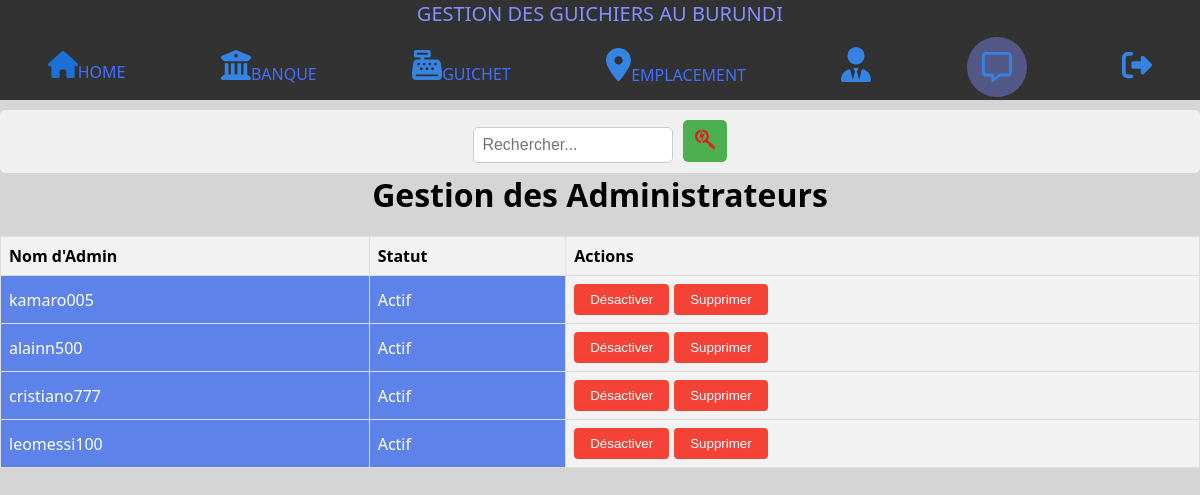
The app's page /rorton/manageuser.php with its own data.
### tables this page shows
CREATE TABLE `useraute` (
  `id` int(11) NOT NULL,
  `username` varchar(255) NOT NULL,
  `password` varchar(255) NOT NULL,
  `photo_profil` longblob DEFAULT NULL,
  `status` varchar(255) NOT NULL DEFAULT 'inactif',
  `role` varchar(30) NOT NULL DEFAULT 'user'
);

### rorton/manageuser.php (the view, shortened to what this page needs)
<!DOCTYPE html>
<html lang="en">
<head>
    <link rel="stylesheet" href="manageadmin.css">
</head>
<body>
    <?php
    include("menu.php");
    ?>
    <h1>Gestion des Administrateurs</h1>
    <?php
    include("connect.php");
    $sql = "SELECT id, username, status FROM useraute";
    $stmt = $connect->prepare($sql);
    $stmt->execute();
    echo "<table>";
    echo "<thead>";
    echo "<tr>";
    echo "<th>Nom d'Admin</th>";
    echo "<th>Statut</th>";
    echo "<th>Actions</th>";
    echo "</tr>";
    echo "</thead>";
    echo "<tbody>";
    while ($row = $stmt->fetch(PDO::FETCH_ASSOC)) {
        echo "<tr>";
        echo "<td>" . $row['username'] . "</td>";
        echo "<td>" . ($row['status'] == 1 ? 'Actif' : 'Désactivé') . "</td>";
        echo "<th>";
        if ($row['status'] == 1) {
            echo "<button class='btn-desactiver' data-id='" . $row['id'] . "'>Désactiver</button>";
        } else {
            echo "<button class='btn-activer' data-id='" . $row['id'] . "'>Activer</button>";
        }
        echo "<button class='btn-supprimer' data-id='" . $row['id'] . "'>Supprimer</button>";
        echo "</tr>";
    }
    echo "</tbody>";
    echo "</table>";
    ?>
</body>
</html>

### rorton/manageadmin.css (style rules this page uses)
* { margin: 0; padding: 0; }
body { font-family: sans-serif; margin: 0; }
h1 { text-align: center; }
table { width: 100%; border-collapse: collapse; margin-top: 20px; }
th, td { text-align: left; padding: 8px; border: 1px solid #ddd; }
th { background-color: #f2f2f2; }
td { color: black; background: #5d82e9; }
.btn-activer, .btn-desactiver, .btn-supprimer { padding: 8px 16px; background-color: #4CAF50; color: white; border: none; border-radius: 4px; cursor: pointer; margin-right: 5px; }
.btn-desactiver { background-color: #f44336; }
.btn-supprimer { background-color: #f44336; }

### rorton/menu.css (style rules this page uses)
* { padding: 0; margin:0; box-sizing: border-box; }
body { background: #d6d5d5; font-family: 'Segoe UI', Tahoma, Geneva, Verdana, sans-serif; }
table tr td { color: white; }

### records on screen
useraute: username "kamaro005", status "Actif"
useraute: username "alainn500", status "Actif"
useraute: username "cristiano777", status "Actif"
useraute: username "leomessi100", status "Actif"
